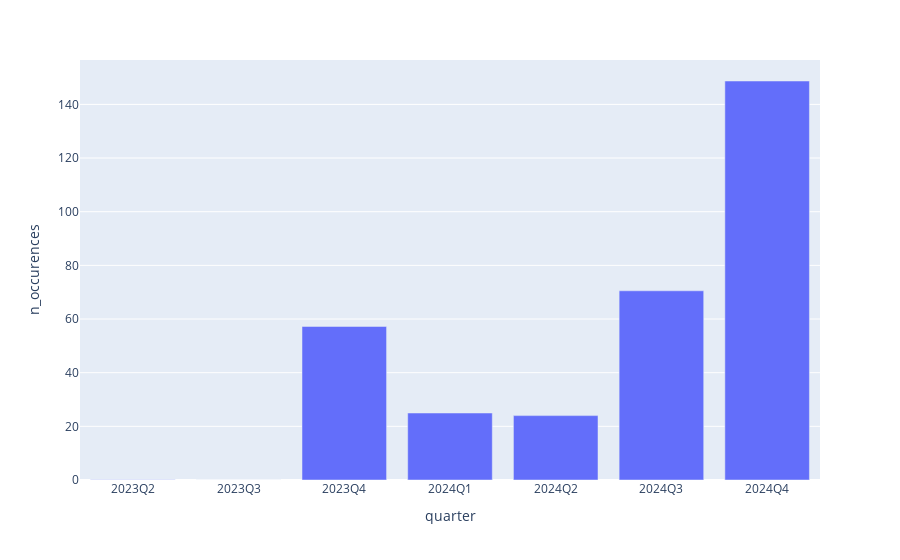

The notebook cell saved with this chart:
### Markdown cell above
### Tying it all together

We can now seamlessly slice our data across any angle and include high level topics in our quantitative data analysis. If any topic is of interest we can immediately pull up the the relevent portion of the document, see connections across companies and quarters. Essentially, we now have a framework to quantitatively analyze and fly through any unstructured dataset.

### Code cell
topic_id = 69
row = topic_df.loc[topic_df.topic_id == topic_id].iloc[0]
print("Title:", row.short_title)
px.bar(topicOverTime(topic_id, ticker), y="n_occurences", x="quarter").show()
displayDocs(topic_id, "2024Q4", ticker)

### Figure 1 — Plotly figure (JSON) as saved in the notebook; plotly's stock layout.template omitted (floating-point values rounded to 4 significant figures)
{"data": [{"alignmentgroup": "True", "hovertemplate": "quarter=%{x}<br>n_occurences=%{y}<extra></extra>", "legendgroup": "", "marker": {"color": "#636efa", "pattern": {"shape": ""}}, "name": "", "offsetgroup": "", "orientation": "v", "showlegend": false, "textposition": "auto", "type": "bar", "x": ["2023Q2", "2023Q3", "2023Q4", "2024Q1", "2024Q2", "2024Q3", "2024Q4"], "xaxis": "x", "y": [0.09333, 0.02, 57.23, 24.97, 24.0, 70.52, 148.7], "yaxis": "y"}], "layout": {"autosize": true, "barmode": "relative", "legend": {"tracegroupgap": 0}, "margin": {"t": 60}, "xaxis": {"anchor": "y", "autorange": true, "domain": [0, 1], "range": [-0.5, 6.5], "title": {"text": "quarter"}, "type": "category"}, "yaxis": {"anchor": "x", "autorange": true, "domain": [0, 1], "range": [0, 156.5], "title": {"text": "n_occurences"}, "type": "linear"}}}
